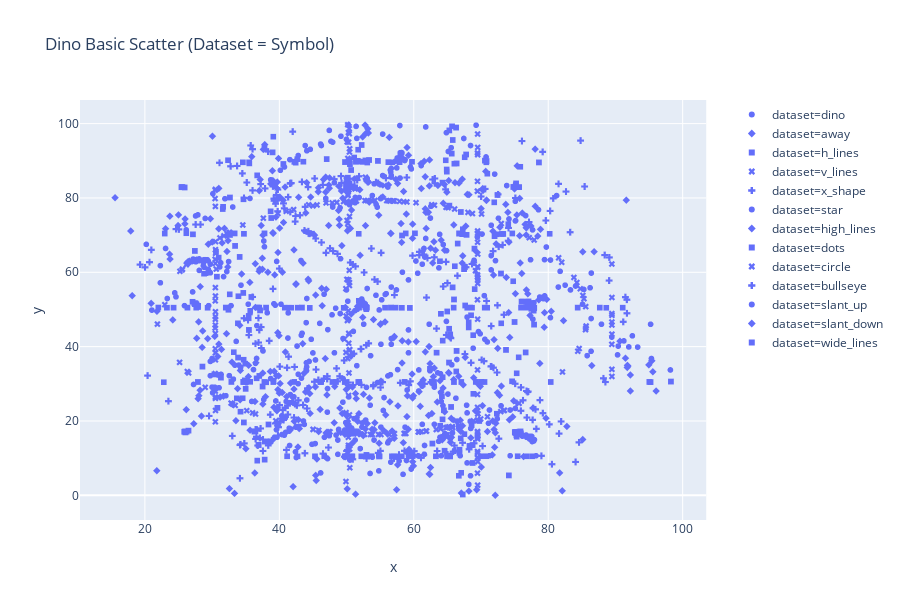

This figure's notebook cell:
### Code cell
# building an X, Y scatterplot with mark type (symbol) and the encoding of the dataset label
dino_scatter_symbol = px.scatter(
    # identifying df with data we want to visualize
    data_frame = dino_df, 
    # specifying column name of our X data
    x = 'x', 
    # specifying column name of our X data
    y = 'y', 
    # specifying column name of categorical labels to color differently 
    symbol = 'dataset',
    # providing chart title
    title = "Dino Basic Scatter (Dataset = Symbol)",
    # setting the size of the plot to be output
    height = 600,
    width = 900
)

# displaying the viz. in-line
dino_scatter_symbol

### Figure 1 — Plotly figure (JSON) as saved in the notebook; plotly's stock layout.template omitted (floating-point values rounded to 4 significant figures; data arrays with more than 128 entries replaced by an {"elided": "..."} marker saying what was removed)
{"data": [{"hoverlabel": {"namelength": 0}, "hovertemplate": "dataset=dino<br>x=%{x}<br>y=%{y}", "legendgroup": "dataset=dino", "marker": {"color": "#636efa", "symbol": "circle"}, "mode": "markers", "name": "dataset=dino", "showlegend": true, "type": "scattergl", "x": {"elided": "142 float values"}, "xaxis": "x", "y": {"elided": "142 float values"}, "yaxis": "y"}, {"hoverlabel": {"namelength": 0}, "hovertemplate": "dataset=away<br>x=%{x}<br>y=%{y}", "legendgroup": "dataset=away", "marker": {"color": "#636efa", "symbol": "diamond"}, "mode": "markers", "name": "dataset=away", "showlegend": true, "type": "scattergl", "x": {"elided": "142 float values"}, "xaxis": "x", "y": {"elided": "142 float values"}, "yaxis": "y"}, {"hoverlabel": {"namelength": 0}, "hovertemplate": "dataset=h_lines<br>x=%{x}<br>y=%{y}", "legendgroup": "dataset=h_lines", "marker": {"color": "#636efa", "symbol": "square"}, "mode": "markers", "name": "dataset=h_lines", "showlegend": true, "type": "scattergl", "x": {"elided": "142 float values"}, "xaxis": "x", "y": {"elided": "142 float values"}, "yaxis": "y"}, {"hoverlabel": {"namelength": 0}, "hovertemplate": "dataset=v_lines<br>x=%{x}<br>y=%{y}", "legendgroup": "dataset=v_lines", "marker": {"color": "#636efa", "symbol": "x"}, "mode": "markers", "name": "dataset=v_lines", "showlegend": true, "type": "scattergl", "x": {"elided": "142 float values"}, "xaxis": "x", "y": {"elided": "142 float values"}, "yaxis": "y"}, {"hoverlabel": {"namelength": 0}, "hovertemplate": "dataset=x_shape<br>x=%{x}<br>y=%{y}", "legendgroup": "dataset=x_shape", "marker": {"color": "#636efa", "symbol": "cross"}, "mode": "markers", "name": "dataset=x_shape", "showlegend": true, "type": "scattergl", "x": {"elided": "142 float values"}, "xaxis": "x", "y": {"elided": "142 float values"}, "yaxis": "y"}, {"hoverlabel": {"namelength": 0}, "hovertemplate": "dataset=star<br>x=%{x}<br>y=%{y}", "legendgroup": "dataset=star", "marker": {"color": "#636efa", "symbol": "circle"}, "mode": "markers", "name": "dataset=star", "showlegend": true, "type": "scattergl", "x": {"elided": "142 float values"}, "xaxis": "x", "y": {"elided": "142 float values"}, "yaxis": "y"}, {"hoverlabel": {"namelength": 0}, "hovertemplate": "dataset=high_lines<br>x=%{x}<br>y=%{y}", "legendgroup": "dataset=high_lines", "marker": {"color": "#636efa", "symbol": "diamond"}, "mode": "markers", "name": "dataset=high_lines", "showlegend": true, "type": "scattergl", "x": {"elided": "142 float values"}, "xaxis": "x", "y": {"elided": "142 float values"}, "yaxis": "y"}, {"hoverlabel": {"namelength": 0}, "hovertemplate": "dataset=dots<br>x=%{x}<br>y=%{y}", "legendgroup": "dataset=dots", "marker": {"color": "#636efa", "symbol": "square"}, "mode": "markers", "name": "dataset=dots", "showlegend": true, "type": "scattergl", "x": {"elided": "142 float values"}, "xaxis": "x", "y": {"elided": "142 float values"}, "yaxis": "y"}, {"hoverlabel": {"namelength": 0}, "hovertemplate": "dataset=circle<br>x=%{x}<br>y=%{y}", "legendgroup": "dataset=circle", "marker": {"color": "#636efa", "symbol": "x"}, "mode": "markers", "name": "dataset=circle", "showlegend": true, "type": "scattergl", "x": {"elided": "142 float values"}, "xaxis": "x", "y": {"elided": "142 float values"}, "yaxis": "y"}, {"hoverlabel": {"namelength": 0}, "hovertemplate": "dataset=bullseye<br>x=%{x}<br>y=%{y}", "legendgroup": "dataset=bullseye", "marker": {"color": "#636efa", "symbol": "cross"}, "mode": "markers", "name": "dataset=bullseye", "showlegend": true, "type": "scattergl", "x": {"elided": "142 float values"}, "xaxis": "x", "y": {"elided": "142 float values"}, "yaxis": "y"}, {"hoverlabel": {"namelength": 0}, "hovertemplate": "dataset=slant_up<br>x=%{x}<br>y=%{y}", "legendgroup": "dataset=slant_up", "marker": {"color": "#636efa", "symbol": "circle"}, "mode": "markers", "name": "dataset=slant_up", "showlegend": true, "type": "scattergl", "x": {"elided": "142 float values"}, "xaxis": "x", "y": {"elided": "142 float values"}, "yaxis": "y"}, {"hoverlabel": {"namelength": 0}, "hovertemplate": "dataset=slant_down<br>x=%{x}<br>y=%{y}", "legendgroup": "dataset=slant_down", "marker": {"color": "#636efa", "symbol": "diamond"}, "mode": "markers", "name": "dataset=slant_down", "showlegend": true, "type": "scattergl", "x": {"elided": "142 float values"}, "xaxis": "x", "y": {"elided": "142 float values"}, "yaxis": "y"}, {"hoverlabel": {"namelength": 0}, "hovertemplate": "dataset=wide_lines<br>x=%{x}<br>y=%{y}", "legendgroup": "dataset=wide_lines", "marker": {"color": "#636efa", "symbol": "square"}, "mode": "markers", "name": "dataset=wide_lines", "showlegend": true, "type": "scattergl", "x": {"elided": "142 float values"}, "xaxis": "x", "y": {"elided": "142 float values"}, "yaxis": "y"}], "layout": {"height": 600, "legend": {"tracegroupgap": 0}, "title": {"text": "Dino Basic Scatter (Dataset = Symbol)"}, "width": 900, "xaxis": {"anchor": "y", "autorange": true, "domain": [0, 0.98], "range": [10.33, 103.5], "title": {"text": "x"}, "type": "linear"}, "yaxis": {"anchor": "x", "autorange": true, "domain": [0, 1], "range": [-6.644, 106.4], "title": {"text": "y"}, "type": "linear"}}}
